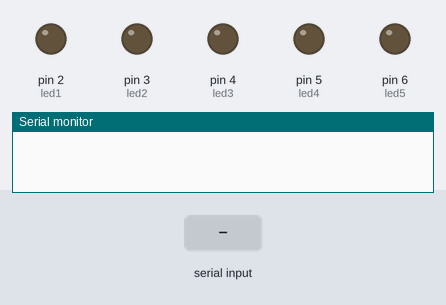
Bench run of a sketch on a simulated Arduino Uno, built with avr-gcc and run on an emulated ATmega328P. Parts: output pins drawn as LEDs (lit = HIGH), the last lines printed to the serial monitor. The test bench sets the inputs (shaded band).

Above: at 1.2 s.
1.3 s: "*all active" received over Serial
At 2.3 s:
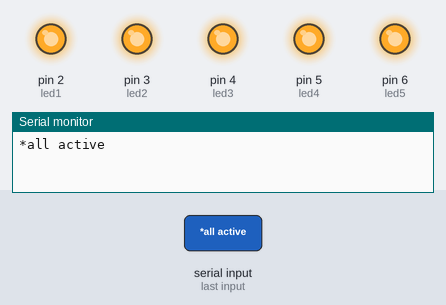
2.9 s: "*LED shutdown" received over Serial
At 4.2 s:
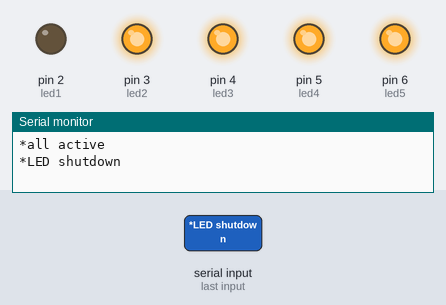
4.5 s: "*all deactive" received over Serial
At 5.5 s:
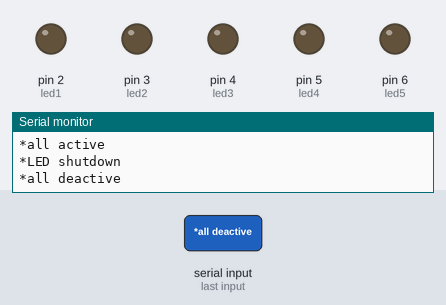
6.1 s: "*LED on" received over Serial
At 6.9 s:
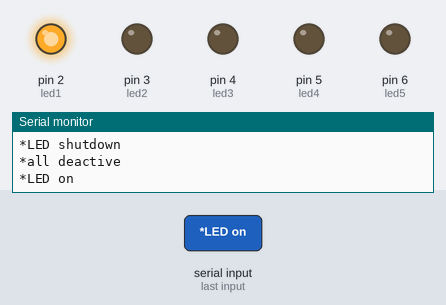
7.6 s: "*CFL on" received over Serial
At 8.0 s:
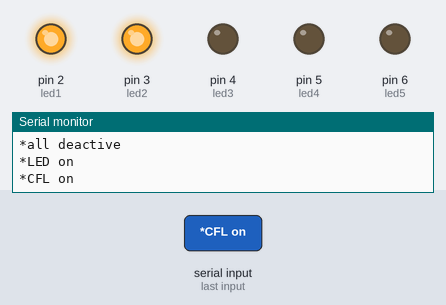
9.1 s: "*fan on" received over Serial
At 10.4 s:
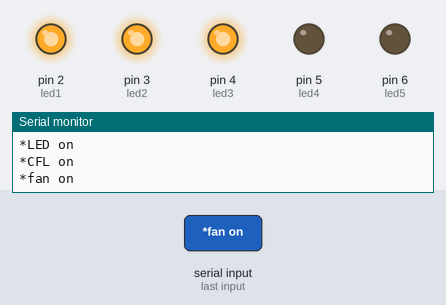
Timing chart, 0 to 11.6 s (numbered marks = the images above; inputs shaded):
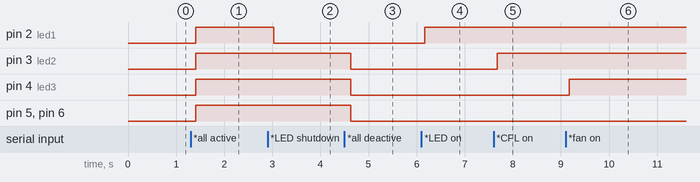

The sketch:

UsingVoiceCommand.ino
```cpp
String voice;
int
led1 = 2, //Connect 1ST TRANSISTOR COLLECTOR To Pin #2
led2 = 3, //Connect 2ND TRANSISTOR COLLECTOR To Pin #3
led3 = 4, //Connect 3RD TRANSISTOR COLLECTOR To Pin #4
led4 = 5, //Connect 4TH TRANSISTOR COLLECTOR To Pin #5
led5 = 6; //Connect 5TH TRANSISTOR COLLECTOR To Pin #6

void allon(){
     digitalWrite(led1, HIGH);
     digitalWrite(led2, HIGH);
     digitalWrite(led3, HIGH);
     digitalWrite(led4, HIGH);
     digitalWrite(led5, HIGH);
}
void alloff(){
     digitalWrite(led1, LOW);
     digitalWrite(led2, LOW);
     digitalWrite(led3, LOW);
     digitalWrite(led4, LOW);
     digitalWrite(led5, LOW);
}

void setup() {
  Serial.begin(9600);
  pinMode(led1, OUTPUT);
  pinMode(led2, OUTPUT);
  pinMode(led3, OUTPUT);
  pinMode(led4, OUTPUT);
  pinMode(led5, OUTPUT);
}

void loop() {
  while (Serial.available()){
  delay(10);
  char c = Serial.read();
  if (c == '#') {break;}
  voice += c;
  }
  if (voice.length() > 0) {
    Serial.println(voice);


       if(voice == "*all active") {allon();}
  else if(voice == "*all deactive"){alloff();}


  else if(voice == "*LED on") {digitalWrite(led1, HIGH);}
  else if(voice == "*CFL on") {digitalWrite(led2, HIGH);}
  else if(voice == "*fan on") {digitalWrite(led3, HIGH);}
  else if(voice == "*laptop on") {digitalWrite(led4, HIGH);}
  else if(voice == "*TV on") {digitalWrite(led5, HIGH);}

  else if(voice == "*LED shutdown") {digitalWrite(led1, LOW);}
  else if(voice == "*CFL shutdown") {digitalWrite(led2, LOW);}
  else if(voice == "*fan shutdown") {digitalWrite(led3, LOW);}
  else if(voice == "*laptop shutdown") {digitalWrite(led4, LOW);}
  else if(voice == "*TV shutdown") {digitalWrite(led5, LOW);}

voice="";}}
```

Measured:
- after the input at 1.3 s, pin 2 (led1), pin 3 (led2), pin 4 (led3), pin 5 (led4), pin 6 (led5): LOW → HIGH after 0.11 s
- after the input at 2.9 s, pin 2 (led1): HIGH → LOW after 0.13 s
- after the input at 4.5 s, pin 3 (led2), pin 4 (led3), pin 5 (led4), pin 6 (led5): HIGH → LOW after 0.13 s
- after the input at 6.1 s, pin 2 (led1): LOW → HIGH after 0.07 s
- after the input at 7.6 s, pin 3 (led2): LOW → HIGH after 0.07 s
- after the input at 9.1 s, pin 4 (led3): LOW → HIGH after 0.07 s
